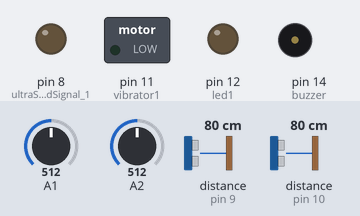
This sketch was run on a simulated Arduino Uno, built with avr-gcc and run on an emulated ATmega328P. On the bench: switched loads named in the sketch (green lamp = pin HIGH), output pins drawn as LEDs (lit = HIGH), buzzer (waves = sounding, pin HIGH). Wiring (inferred from the names in the program): 2 × ultrasonic range finder: trigger pin 9, echo pin 9 / trigger pin 10, echo pin 10. Dashed ring = blinking. The inputs (shaded band) are chosen by the test bench; at power-on: distance to the obstacle (sensors on pin 9, pin 10) 80 cm, A1 = 512, A2 = 512. The echo pulse lasts 58.3 µs per cm; what the sketch prints to the serial monitor is not drawn.

Above: at 1.2 s.
1.3 s: distance to the obstacle (sensor on pin 9) set to 24 cm
4.3 s: distance to the obstacle (sensor on pin 9) set to 19 cm
At 5.4 s:
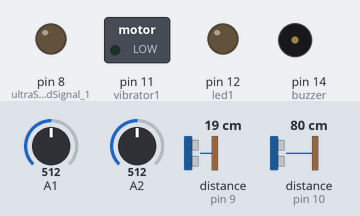
7.3 s: A1 set to 265
10.3 s: A1 set to 233
At 11.4 s:
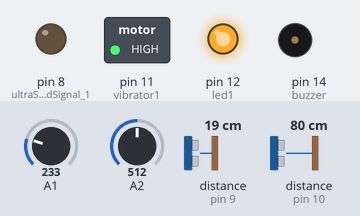
13.3 s: distance to the obstacle (sensor on pin 10) set to 35 cm
16.3 s: A2 set to 487
At 16.53 s:
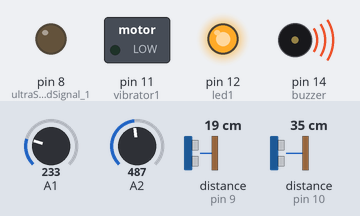
Timing chart, 0 to 20.3 s (numbered marks = the images above; inputs shaded):
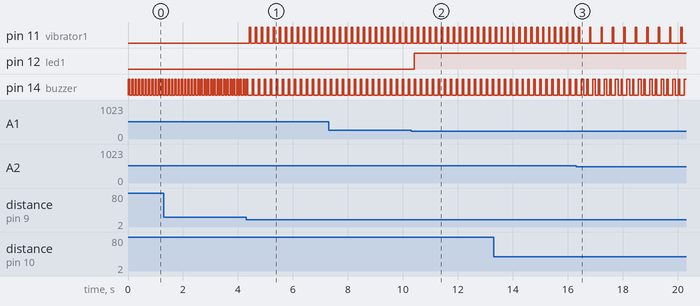

Measured:
- the behaviour switches between 22 and 21 cm on distance to the obstacle (sensor on pin 9) (found by bisection; images 0 and 1)
- the behaviour switches between 250 and 249 on A1 (found by bisection; images 1 and 2)
- the behaviour switches between 500 and 499 on A2 (found by bisection; images 2 and 3)
- after the input at 4.3 s, pin 11 (vibrator1): alternates HIGH for 0.05 s and LOW for 0.17 s, starting after 0.11 s; pin 14 (buzzer): alternates HIGH for 0.05 s and LOW for 0.17 s, starting after 0.23 s
- after the input at 10.3 s, pin 12 (led1): LOW → HIGH after 0.11 s
- after the input at 16.3 s, pin 11 (vibrator1): alternates HIGH for 0.05 s and LOW for 0.37 s, starting after 0.49 s
- by itself, pin 14 (buzzer): alternates HIGH for 0.05 s and LOW for 0.07 s

The sketch:

Smart_blind_stick.ino
```cpp
#define ultraSoundSignal_1 8
 #define ultraSoundSignal_2 9
 #define ultraSoundSignal_3 10
 #define vibrator1 11
 #define buzzer 14
 #define led1 12


unsigned long echo = 0;
int x1=0;
int x2=0;
int x3=0;
int y=0;
 unsigned long ultrasoundValue = 0;
void setup()
{
  pinMode(led1,OUTPUT);
  Serial.begin(9600);    //start Serial communication


pinMode(ultraSoundSignal_1,OUTPUT);   //set ultrasonic pins as output
pinMode(ultraSoundSignal_2,OUTPUT);
pinMode(ultraSoundSignal_3,OUTPUT);


pinMode(vibrator1,OUTPUT);
pinMode(buzzer,OUTPUT);


}

void loop()
{
  int value=analogRead(A1);
  //Serial.println(value);
  //Serial.println("  ");
  if(value<250)
  {
    digitalWrite(led1,1);
  }
  else
  {
    digitalWrite(led1,0);
  }

   int water=analogRead(A2);
     Serial.print("water  ");
     Serial.print(water);
     Serial.print("  ");

     if(water<500)
     {
      digitalWrite(buzzer,1);
      delay(100);
      digitalWrite(buzzer,0);
      delay(100);

     }


  // x1=distance1();
 // Serial.print("   x1=     ");
 // Serial.print(x1);


   x2=distance2();
  Serial.print("   x2=     ");
  Serial.print(x2);


   x3=distance3();
  Serial.print("   x3=     ");
  Serial.print(x3);


    if(x3>30)    //depth
    {
      digitalWrite(buzzer,1);
      delay(50);
      digitalWrite(buzzer,0);
      delay(50);

    }


     if(x2<=20)
     {
        digitalWrite(vibrator1,1);
        delay(50);
        digitalWrite(vibrator1,0);
        delay(50);
     }


else if(x2>20)
{
  digitalWrite(vibrator1,0);
}

  delay(10);

}

 unsigned int distance1()
{
 pinMode(ultraSoundSignal_1, OUTPUT); // Switch  pin to output
 digitalWrite(ultraSoundSignal_1, LOW); // Send low pulse
 delayMicroseconds(2); // Wait for 2 microseconds
 digitalWrite(ultraSoundSignal_1, HIGH); // Send high pulse
 delayMicroseconds(5); // Wait for 5 microseconds
 digitalWrite(ultraSoundSignal_1, LOW); // Holdoff
 pinMode(ultraSoundSignal_1, INPUT); // Switch signalpin to input
 digitalWrite(ultraSoundSignal_1, HIGH); // Turn on pullup resistor
  echo = pulseIn(ultraSoundSignal_1, HIGH); //Listen for echo
  ultrasoundValue = echo * 0.034 / 2; //distance
 return ultrasoundValue;
}
unsigned int distance2()
{
 pinMode(ultraSoundSignal_2, OUTPUT); // Switch  pin to output
 digitalWrite(ultraSoundSignal_2, LOW); // Send low pulse
 delayMicroseconds(2); // Wait for 2 microseconds
 digitalWrite(ultraSoundSignal_2, HIGH); // Send high pulse
 delayMicroseconds(5); // Wait for 5 microseconds
 digitalWrite(ultraSoundSignal_2, LOW); // Holdoff
 pinMode(ultraSoundSignal_2, INPUT); // Switch pin to input
 digitalWrite(ultraSoundSignal_2, HIGH); // Turn on pullup resistor
 echo = pulseIn(ultraSoundSignal_2, HIGH); //Listen for echo
 ultrasoundValue = echo * 0.034 / 2; //distance
 return ultrasoundValue;
}
unsigned int distance3()
{
 pinMode(ultraSoundSignal_3, OUTPUT); // Switch pin to output
 digitalWrite(ultraSoundSignal_3, LOW); // Send low pulse
 delayMicroseconds(2); // Wait for 2 microseconds
 digitalWrite(ultraSoundSignal_3, HIGH); // Send high pulse
 delayMicroseconds(5); // Wait for 5 microseconds
 digitalWrite(ultraSoundSignal_3, LOW); // Holdoff
 pinMode(ultraSoundSignal_3, INPUT); // Switch pin to input
 digitalWrite(ultraSoundSignal_3, HIGH); // Turn on pullup resistor
 echo = pulseIn(ultraSoundSignal_3, HIGH); //Listen for echo
 ultrasoundValue = echo * 0.034 / 2; //distance
 return ultrasoundValue;
}
```
